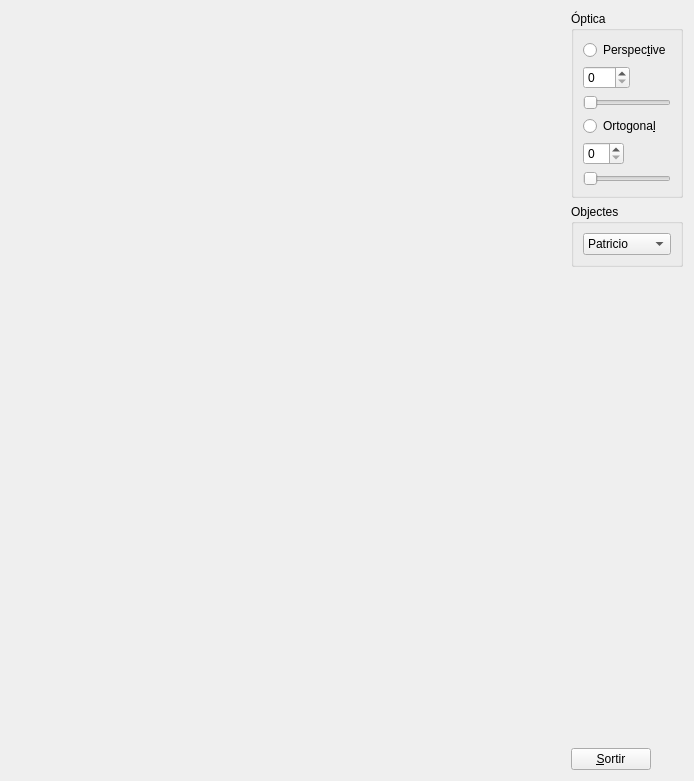
<?xml version="1.0" encoding="UTF-8"?>
<ui version="4.0">
 <class>MyForm</class>
 <widget class="QWidget" name="MyForm">
  <property name="geometry">
   <rect>
    <x>0</x>
    <y>0</y>
    <width>694</width>
    <height>781</height>
   </rect>
  </property>
  <property name="windowTitle">
   <string>Form</string>
  </property>
  <layout class="QHBoxLayout" name="horizontalLayout">
   <item>
    <widget class="MyGLWidget" name="widget" native="true">
     <property name="sizePolicy">
      <sizepolicy hsizetype="Expanding" vsizetype="Expanding">
       <horstretch>0</horstretch>
       <verstretch>0</verstretch>
      </sizepolicy>
     </property>
    </widget>
   </item>
   <item>
    <layout class="QVBoxLayout" name="verticalLayout">
     <item>
      <widget class="QGroupBox" name="groupBox">
       <property name="sizePolicy">
        <sizepolicy hsizetype="Minimum" vsizetype="Minimum">
         <horstretch>0</horstretch>
         <verstretch>0</verstretch>
        </sizepolicy>
       </property>
       <property name="title">
        <string>Óptica</string>
       </property>
       <property name="checkable">
        <bool>false</bool>
       </property>
       <layout class="QVBoxLayout" name="verticalLayout_2">
        <item>
         <widget class="QRadioButton" name="radioButton">
          <property name="text">
           <string>Perspec&amp;tive</string>
          </property>
          <property name="autoExclusive">
           <bool>true</bool>
          </property>
         </widget>
        </item>
        <item>
         <widget class="QSpinBox" name="spinBox">
          <property name="sizePolicy">
           <sizepolicy hsizetype="Fixed" vsizetype="Fixed">
            <horstretch>0</horstretch>
            <verstretch>0</verstretch>
           </sizepolicy>
          </property>
          <property name="maximum">
           <number>160</number>
          </property>
         </widget>
        </item>
        <item>
         <widget class="QSlider" name="horizontalSlider_2">
          <property name="sizePolicy">
           <sizepolicy hsizetype="Preferred" vsizetype="Fixed">
            <horstretch>0</horstretch>
            <verstretch>0</verstretch>
           </sizepolicy>
          </property>
          <property name="minimum">
           <number>15</number>
          </property>
          <property name="maximum">
           <number>160</number>
          </property>
          <property name="orientation">
           <enum>Qt::Horizontal</enum>
          </property>
         </widget>
        </item>
        <item>
         <widget class="QRadioButton" name="radioButton_2">
          <property name="text">
           <string>Ortogona&amp;l</string>
          </property>
          <property name="checked">
           <bool>false</bool>
          </property>
          <property name="autoExclusive">
           <bool>true</bool>
          </property>
         </widget>
        </item>
        <item>
         <widget class="QSpinBox" name="spinBox_2">
          <property name="sizePolicy">
           <sizepolicy hsizetype="Fixed" vsizetype="Fixed">
            <horstretch>0</horstretch>
            <verstretch>0</verstretch>
           </sizepolicy>
          </property>
          <property name="maximum">
           <number>36</number>
          </property>
         </widget>
        </item>
        <item>
         <widget class="QSlider" name="horizontalSlider">
          <property name="sizePolicy">
           <sizepolicy hsizetype="Preferred" vsizetype="Fixed">
            <horstretch>0</horstretch>
            <verstretch>0</verstretch>
           </sizepolicy>
          </property>
          <property name="maximum">
           <number>36</number>
          </property>
          <property name="orientation">
           <enum>Qt::Horizontal</enum>
          </property>
         </widget>
        </item>
       </layout>
      </widget>
     </item>
     <item>
      <widget class="QGroupBox" name="groupBox_2">
       <property name="enabled">
        <bool>true</bool>
       </property>
       <property name="sizePolicy">
        <sizepolicy hsizetype="Minimum" vsizetype="Minimum">
         <horstretch>0</horstretch>
         <verstretch>0</verstretch>
        </sizepolicy>
       </property>
       <property name="title">
        <string>Objectes</string>
       </property>
       <layout class="QVBoxLayout" name="verticalLayout_3">
        <item>
         <widget class="QComboBox" name="comboBox">
          <item>
           <property name="text">
            <string>Patricio</string>
           </property>
          </item>
          <item>
           <property name="text">
            <string>Legoman</string>
           </property>
          </item>
          <item>
           <property name="text">
            <string>Vaca</string>
           </property>
          </item>
         </widget>
        </item>
       </layout>
      </widget>
     </item>
     <item>
      <spacer name="verticalSpacer">
       <property name="orientation">
        <enum>Qt::Vertical</enum>
       </property>
       <property name="sizeHint" stdset="0">
        <size>
         <width>20</width>
         <height>40</height>
        </size>
       </property>
      </spacer>
     </item>
     <item>
      <widget class="QPushButton" name="pushButton">
       <property name="sizePolicy">
        <sizepolicy hsizetype="Fixed" vsizetype="Fixed">
         <horstretch>0</horstretch>
         <verstretch>0</verstretch>
        </sizepolicy>
       </property>
       <property name="text">
        <string>&amp;Sortir</string>
       </property>
      </widget>
     </item>
    </layout>
   </item>
  </layout>
 </widget>
 <customwidgets>
  <customwidget>
   <class>MyGLWidget</class>
   <extends>QWidget</extends>
   <header>MyGLWidget.h</header>
   <container>1</container>
   <slots>
    <signal>setPressP(bool)</signal>
    <signal>setPress(bool)</signal>
    <slot>ZoomPerspectiva(int)</slot>
    <slot>Perspective(bool)</slot>
    <slot>Camera(bool)</slot>
    <slot>Ortogonal(bool)</slot>
    <slot>CarregaModel(QString)</slot>
    <slot>ZoomOrtogonal(int)</slot>
   </slots>
  </customwidget>
 </customwidgets>
 <resources/>
 <connections>
  <connection>
   <sender>pushButton</sender>
   <signal>clicked()</signal>
   <receiver>MyForm</receiver>
   <slot>close()</slot>
   <hints>
    <hint type="sourcelabel">
     <x>632</x>
     <y>762</y>
    </hint>
    <hint type="destinationlabel">
     <x>693</x>
     <y>529</y>
    </hint>
   </hints>
  </connection>
  <connection>
   <sender>radioButton</sender>
   <signal>clicked(bool)</signal>
   <receiver>widget</receiver>
   <slot>Perspective(bool)</slot>
   <hints>
    <hint type="sourcelabel">
     <x>674</x>
     <y>56</y>
    </hint>
    <hint type="destinationlabel">
     <x>540</x>
     <y>89</y>
    </hint>
   </hints>
  </connection>
  <connection>
   <sender>radioButton_2</sender>
   <signal>clicked(bool)</signal>
   <receiver>widget</receiver>
   <slot>Ortogonal(bool)</slot>
   <hints>
    <hint type="sourcelabel">
     <x>674</x>
     <y>152</y>
    </hint>
    <hint type="destinationlabel">
     <x>540</x>
     <y>62</y>
    </hint>
   </hints>
  </connection>
  <connection>
   <sender>comboBox</sender>
   <signal>currentTextChanged(QString)</signal>
   <receiver>widget</receiver>
   <slot>CarregaModel(QString)</slot>
   <hints>
    <hint type="sourcelabel">
     <x>674</x>
     <y>289</y>
    </hint>
    <hint type="destinationlabel">
     <x>540</x>
     <y>231</y>
    </hint>
   </hints>
  </connection>
  <connection>
   <sender>horizontalSlider_2</sender>
   <signal>valueChanged(int)</signal>
   <receiver>spinBox</receiver>
   <slot>setValue(int)</slot>
   <hints>
    <hint type="sourcelabel">
     <x>674</x>
     <y>97</y>
    </hint>
    <hint type="destinationlabel">
     <x>612</x>
     <y>75</y>
    </hint>
   </hints>
  </connection>
  <connection>
   <sender>horizontalSlider</sender>
   <signal>valueChanged(int)</signal>
   <receiver>spinBox_2</receiver>
   <slot>setValue(int)</slot>
   <hints>
    <hint type="sourcelabel">
     <x>674</x>
     <y>207</y>
    </hint>
    <hint type="destinationlabel">
     <x>612</x>
     <y>181</y>
    </hint>
   </hints>
  </connection>
  <connection>
   <sender>radioButton</sender>
   <signal>toggled(bool)</signal>
   <receiver>spinBox</receiver>
   <slot>setVisible(bool)</slot>
   <hints>
    <hint type="sourcelabel">
     <x>674</x>
     <y>52</y>
    </hint>
    <hint type="destinationlabel">
     <x>612</x>
     <y>80</y>
    </hint>
   </hints>
  </connection>
  <connection>
   <sender>radioButton</sender>
   <signal>toggled(bool)</signal>
   <receiver>horizontalSlider_2</receiver>
   <slot>setVisible(bool)</slot>
   <hints>
    <hint type="sourcelabel">
     <x>674</x>
     <y>48</y>
    </hint>
    <hint type="destinationlabel">
     <x>674</x>
     <y>103</y>
    </hint>
   </hints>
  </connection>
  <connection>
   <sender>radioButton_2</sender>
   <signal>toggled(bool)</signal>
   <receiver>spinBox_2</receiver>
   <slot>setVisible(bool)</slot>
   <hints>
    <hint type="sourcelabel">
     <x>674</x>
     <y>142</y>
    </hint>
    <hint type="destinationlabel">
     <x>612</x>
     <y>171</y>
    </hint>
   </hints>
  </connection>
  <connection>
   <sender>radioButton_2</sender>
   <signal>toggled(bool)</signal>
   <receiver>horizontalSlider</receiver>
   <slot>setVisible(bool)</slot>
   <hints>
    <hint type="sourcelabel">
     <x>674</x>
     <y>147</y>
    </hint>
    <hint type="destinationlabel">
     <x>674</x>
     <y>200</y>
    </hint>
   </hints>
  </connection>
  <connection>
   <sender>horizontalSlider</sender>
   <signal>sliderMoved(int)</signal>
   <receiver>widget</receiver>
   <slot>ZoomOrtogonal(int)</slot>
   <hints>
    <hint type="sourcelabel">
     <x>576</x>
     <y>205</y>
    </hint>
    <hint type="destinationlabel">
     <x>509</x>
     <y>208</y>
    </hint>
   </hints>
  </connection>
  <connection>
   <sender>horizontalSlider_2</sender>
   <signal>sliderMoved(int)</signal>
   <receiver>widget</receiver>
   <slot>ZoomPerspectiva(int)</slot>
   <hints>
    <hint type="sourcelabel">
     <x>586</x>
     <y>114</y>
    </hint>
    <hint type="destinationlabel">
     <x>512</x>
     <y>112</y>
    </hint>
   </hints>
  </connection>
  <connection>
   <sender>widget</sender>
   <signal>setPressP(bool)</signal>
   <receiver>radioButton</receiver>
   <slot>click()</slot>
   <hints>
    <hint type="sourcelabel">
     <x>508</x>
     <y>39</y>
    </hint>
    <hint type="destinationlabel">
     <x>582</x>
     <y>48</y>
    </hint>
   </hints>
  </connection>
  <connection>
   <sender>widget</sender>
   <signal>setPress(bool)</signal>
   <receiver>radioButton_2</receiver>
   <slot>click()</slot>
   <hints>
    <hint type="sourcelabel">
     <x>493</x>
     <y>145</y>
    </hint>
    <hint type="destinationlabel">
     <x>570</x>
     <y>146</y>
    </hint>
   </hints>
  </connection>
 </connections>
</ui>
